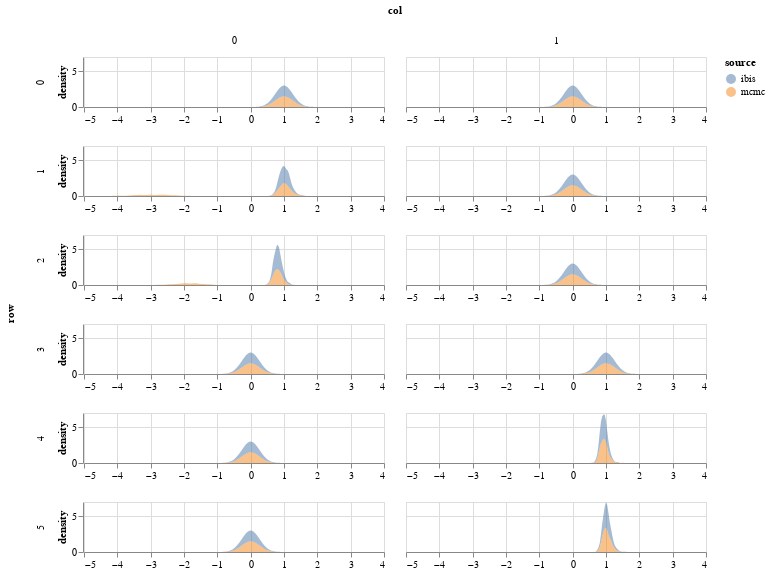

Notebook code for this chart:
### Code cell
param = 'beta'
df = get_post_df(np.squeeze(ps[param]))
df['source'] = 'mcmc'
df2 = get_post_df(particles[param])
df2['source'] = 'ibis'

plot_density(pd.concat([df,df2]))

### Figure 1 — Vega-Lite specification as saved in the notebook (floating-point values rounded to 4 significant figures; data arrays with more than 128 entries replaced by an {"elided": "..."} marker saying what was removed)
{"config": {"view": {"continuousWidth": 400, "continuousHeight": 300}}, "data": {"name": "data-3b5edf3e667247e5b7d0f3965fd85a85"}, "mark": {"type": "area", "opacity": 0.5}, "encoding": {"color": {"type": "nominal", "field": "source"}, "column": {"type": "quantitative", "field": "col"}, "row": {"type": "quantitative", "field": "row"}, "x": {"type": "quantitative", "field": "value", "title": null}, "y": {"type": "quantitative", "field": "density"}}, "height": 50, "resolve": {"scale": {"x": "independent"}}, "transform": [{"fold": ["value"]}, {"density": "value", "groupby": ["cn", "row", "col", "source"]}], "width": 300, "$schema": "https://vega.github.io/schema/vega-lite/v4.8.1.json", "datasets": {"data-3b5edf3e667247e5b7d0f3965fd85a85": {"elided": "24000 records"}}}
